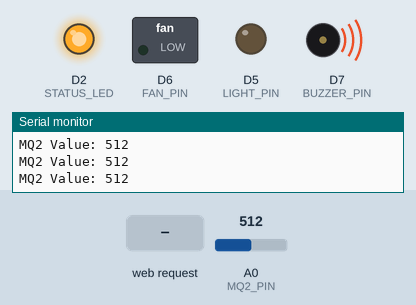
Bench run of a sketch on a simulated ESP8266 (NodeMCU). Parts: switched loads named in the sketch (green lamp = pin HIGH), output pins drawn as LEDs (lit = HIGH), buzzer (waves = sounding), the last lines printed to the serial monitor. The test bench sets the inputs (shaded band); at power-on: A0 (MQ2_PIN) = 512. WiFi joins after 1.5 s; servers stay silent unless stated.

Above: at 2.7 s.
2.8 s: HTTP request GET /light/on received
At 3.7 s:
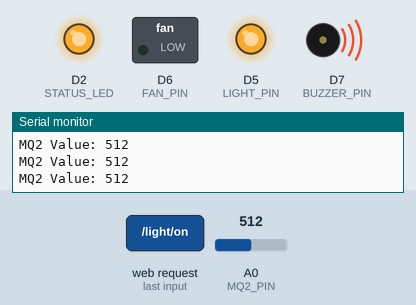
4.3 s: A0 (MQ2_PIN) set to 199
5.8 s: A0 (MQ2_PIN) set to 176
At 6.9 s:
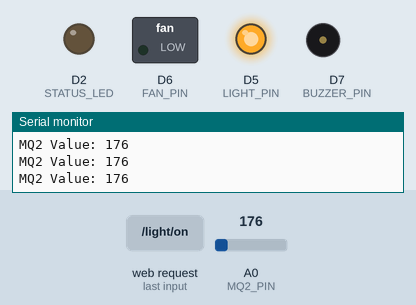
7.3 s: HTTP request GET /fan/on received
At 8.4 s:
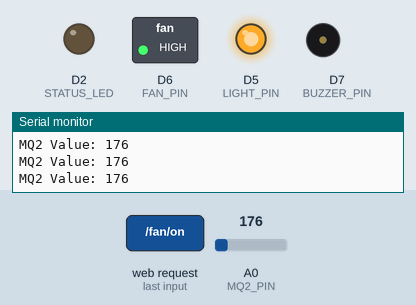
8.8 s: HTTP request GET /light/off received
At 9.9 s:
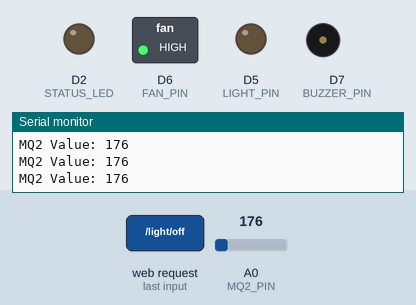
10.3 s: A0 (MQ2_PIN) set to 200
At 11.5 s:
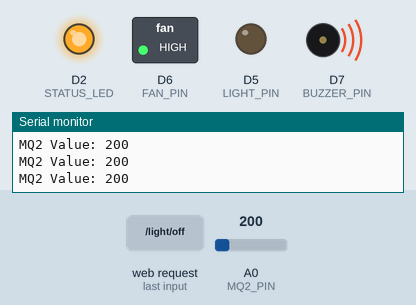
Timing chart, 0 to 12.8 s (numbered marks = the images above; inputs shaded):
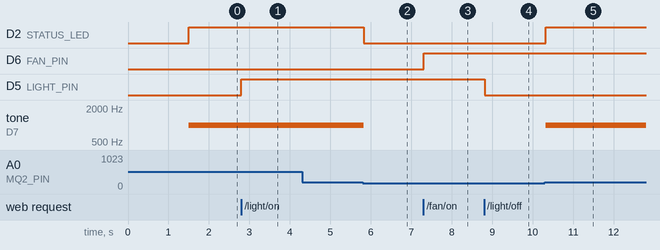

Measured:
- the behaviour switches between 191 and 190 on A0 (MQ2_PIN) (found by bisection; images 1 and 2)
- after the input at 2.8 s, D5 (LIGHT_PIN): LOW → HIGH at once
- after the input at 5.8 s, D2 (STATUS_LED): HIGH → LOW at once; tone on D7 (BUZZER_PIN): 1000 Hz → silent at once
- after the input at 7.3 s, D6 (FAN_PIN): LOW → HIGH at once
- after the input at 8.8 s, D5 (LIGHT_PIN): HIGH → LOW at once
- after the input at 10.3 s, D2 (STATUS_LED): LOW → HIGH at once; tone on D7 (BUZZER_PIN): silent → 1000 Hz at once

The sketch:

full-code.ino
```cpp
#include <ESP8266WiFi.h>

const char* ssid = "STARLINK";
const char* password = "";

WiFiServer server(80);

// Pins
#define LIGHT_PIN D5
#define FAN_PIN D6
#define BUZZER_PIN D7
#define STATUS_LED D2
#define MQ2_PIN A0

int smokeThreshold = 190;
bool alarmTriggered = false;

void setup() {
  Serial.begin(9200);

  pinMode(LIGHT_PIN, OUTPUT);
  pinMode(FAN_PIN, OUTPUT);
  pinMode(BUZZER_PIN, OUTPUT);
  pinMode(STATUS_LED, OUTPUT);

  digitalWrite(LIGHT_PIN, LOW);
  digitalWrite(FAN_PIN, LOW);
  digitalWrite(BUZZER_PIN, LOW);
  digitalWrite(STATUS_LED, LOW);

  WiFi.begin(ssid, password);
  while (WiFi.status() != WL_CONNECTED) {
    delay(300);
  }

  Serial.println(WiFi.localIP());
  server.begin();
}

void loop() {

  // ===================== MQ2 READING =====================
  int smokeValue = analogRead(MQ2_PIN);
  bool smokeDetected = smokeValue > smokeThreshold;

  Serial.print("MQ2 Value: ");
  Serial.println(smokeValue);

  // ===================== ALARM LOGIC =====================
  if (smokeDetected && !alarmTriggered) {
    tone(BUZZER_PIN, 1000);
    digitalWrite(STATUS_LED, HIGH);
    alarmTriggered = true;
  }

  // AUTO STOP BUZZER IF SMOKE IS GONE
  if (!smokeDetected && alarmTriggered) {
    noTone(BUZZER_PIN);
    digitalWrite(STATUS_LED, LOW);
    alarmTriggered = false;
  }

  // ===================== HTTP SERVER =====================
  WiFiClient client = server.available();
  if (!client) return;

  String req = client.readStringUntil('\r');
  client.flush();

  // Light control
  if (req.indexOf("/light/on") != -1) {
    digitalWrite(LIGHT_PIN, HIGH);
  }
  if (req.indexOf("/light/off") != -1) {
    digitalWrite(LIGHT_PIN, LOW);
  }

  // Fan control
  if (req.indexOf("/fan/on") != -1) {
    digitalWrite(FAN_PIN, HIGH);
  }
  if (req.indexOf("/fan/off") != -1) {
    digitalWrite(FAN_PIN, LOW);
  }

  // Manual alarm off
  if (req.indexOf("/alarm/off") != -1) {
    noTone(BUZZER_PIN);
    digitalWrite(STATUS_LED, LOW);
    alarmTriggered = false;
  }

  // Response
  client.println("HTTP/1.1 200 OK");
  client.println("Content-Type: text/plain");
  client.println();

  if (req.indexOf("/status") != -1) {
    client.print(smokeDetected ? "SMOKE" : "NORMAL");
  } else {
    client.print("OK");
  }
}
```
